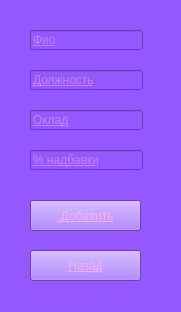
<?xml version="1.0" encoding="UTF-8"?>
<ui version="4.0">
 <class>Form</class>
 <widget class="QWidget" name="Form">
  <property name="geometry">
   <rect>
    <x>0</x>
    <y>0</y>
    <width>181</width>
    <height>312</height>
   </rect>
  </property>
  <property name="windowTitle">
   <string>Form</string>
  </property>
  <property name="styleSheet">
   <string notr="true">color: rgb(255, 170, 255);
font: 11pt &quot;Sans Serif Collection&quot;;
text-decoration: underline;
background-color: rgb(149, 87, 255);</string>
  </property>
  <widget class="QPushButton" name="pushButton">
   <property name="geometry">
    <rect>
     <x>30</x>
     <y>250</y>
     <width>111</width>
     <height>31</height>
    </rect>
   </property>
   <property name="text">
    <string>Назад</string>
   </property>
  </widget>
  <widget class="QPushButton" name="pushButton_2">
   <property name="geometry">
    <rect>
     <x>30</x>
     <y>200</y>
     <width>111</width>
     <height>31</height>
    </rect>
   </property>
   <property name="text">
    <string> Добавить</string>
   </property>
  </widget>
  <widget class="QLineEdit" name="lineEdit">
   <property name="geometry">
    <rect>
     <x>30</x>
     <y>30</y>
     <width>113</width>
     <height>20</height>
    </rect>
   </property>
   <property name="placeholderText">
    <string>Фио</string>
   </property>
  </widget>
  <widget class="QLineEdit" name="lineEdit_2">
   <property name="geometry">
    <rect>
     <x>30</x>
     <y>70</y>
     <width>113</width>
     <height>20</height>
    </rect>
   </property>
   <property name="placeholderText">
    <string>Должность</string>
   </property>
  </widget>
  <widget class="QLineEdit" name="lineEdit_3">
   <property name="geometry">
    <rect>
     <x>30</x>
     <y>110</y>
     <width>113</width>
     <height>20</height>
    </rect>
   </property>
   <property name="text">
    <string/>
   </property>
   <property name="placeholderText">
    <string>Оклад</string>
   </property>
  </widget>
  <widget class="QLineEdit" name="lineEdit_4">
   <property name="geometry">
    <rect>
     <x>30</x>
     <y>150</y>
     <width>113</width>
     <height>20</height>
    </rect>
   </property>
   <property name="text">
    <string/>
   </property>
   <property name="placeholderText">
    <string>% надбавки</string>
   </property>
  </widget>
 </widget>
 <resources/>
 <connections/>
</ui>
